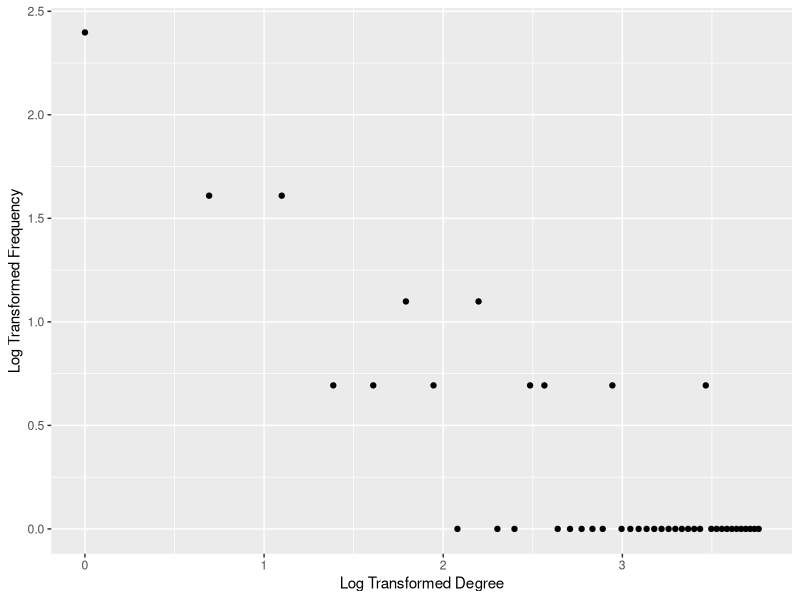

R code for this plot:
library(ggplot2)

file=read.table(file="truth.txt",header=T)
deg=as.data.frame(table(c(file$node1,file$node2)))
deg2=as.data.frame(table(deg$Freq))
deg2$Var1=as.numeric(deg2$Var1)
p1=ggplot(data=deg2,aes(x=log(Var1),y=log(Freq)))+geom_point()+
ylab("Log Transformed Frequency")+xlab("Log Transformed Degree")

jpeg("deg_plot.jpeg")
print(p1)
dev.off()
